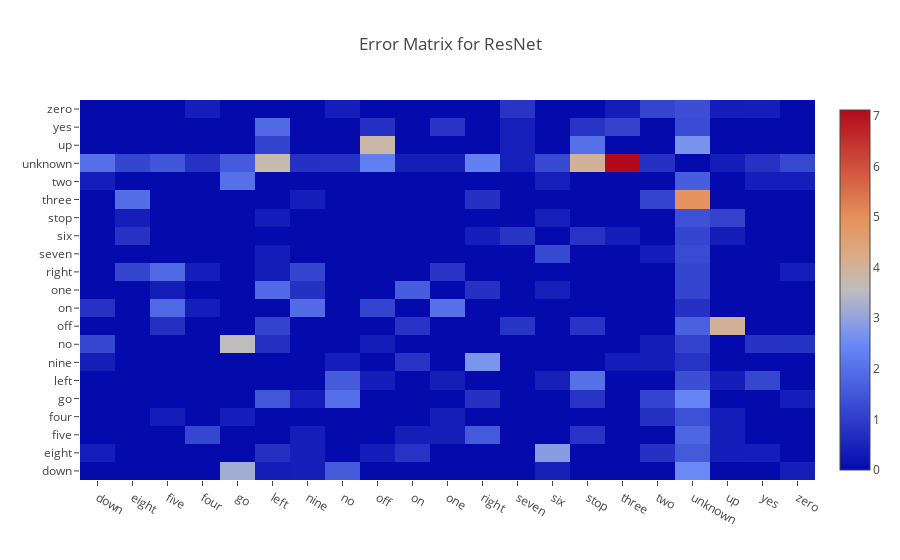

Notebook cell for this chart:
### Code cell
cm = confusion_matrix(truth_labels, c_resnet_labels)
cm = np.divide(cm, cm.sum(axis=1)) * 100
np.fill_diagonal(cm, 0)
py.iplot(dict(
    data=[go.Heatmap(z=cm, x=classes, y=classes)],
    layout=go.Layout(title='Error Matrix for ResNet')))

### Figure 1 — Plotly figure (JSON) as saved in the notebook; plotly's stock layout.template omitted (floating-point values rounded to 4 significant figures; data arrays with more than 128 entries replaced by an {"elided": "..."} marker saying what was removed)
{"data": [{"type": "heatmap", "x": ["down", "eight", "five", "four", "go", "left", "nine", "no", "off", "on", "one", "right", "seven", "six", "stop", "three", "two", "unknown", "up", "yes", "zero"], "y": ["down", "eight", "five", "four", "go", "left", "nine", "no", "off", "on", "one", "right", "seven", "six", "stop", "three", "two", "unknown", "up", "yes", "zero"], "z": {"elided": "21x21 float values"}}], "layout": {"title": "Error Matrix for ResNet"}}
